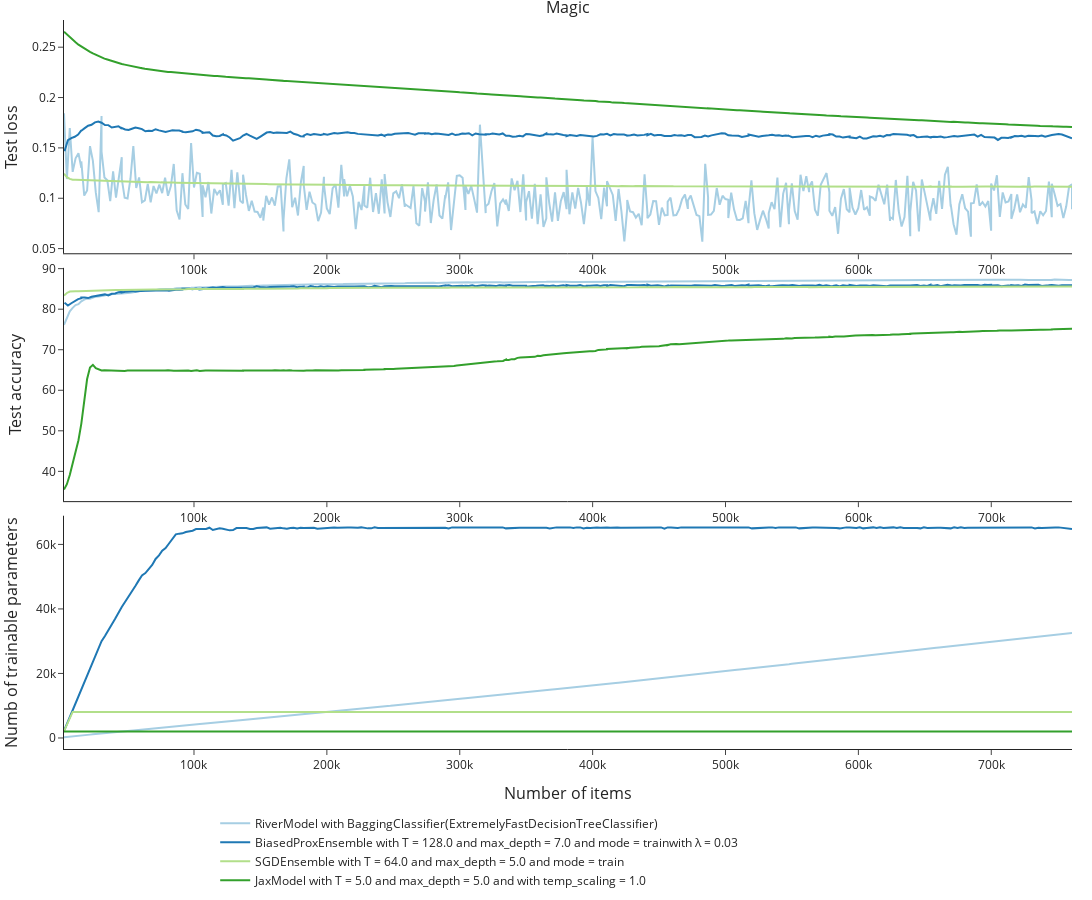

The cell this chart's notebook holds for it:
### Code cell
import numpy as np
pd.set_option('expand_frame_repr', True)
pd.set_option('max_colwidth', 110)
#tabledf = df[["nice_name", "scores.mean_test_accuracy", "scores.mean_n_estimators", "scores.mean_n_nodes", "scores.mean_fit_time"]]
dff = df.sort_values(by=['scores.mean_test_accuracy'], ascending = False)

#dff["nice_name"].head(n=10)
methods = [
    "RiverModel with BaggingClassifier(ExtremelyFastDecisionTreeClassifier)",
    "BiasedProxEnsemble with T = 128.0 and max_depth = 7.0 and mode = trainwith λ = 0.03",
    "SGDEnsemble with T = 64.0 and max_depth = 5.0 and mode = train",
    "JaxModel with T = 5.0 and max_depth = 5.0 and with temp_scaling = 1.0"
]

traindfs = []
for m in methods:
    #print("M: ", m)
    experiment_path = dff.loc[ df["nice_name"] == m ]["out_path"].values[0]
    traindf = None
    
    # TODO not hardcode 5 here
    accuracies = []
    losses = []
    num_nodes = []
    total_item_cnt = None
    for i in range(5):
        path = os.path.join(experiment_path, str(i), "training.jsonl")
        tdf = read_jsonl(path)
        losses.append(tdf["test_loss"].values)
        accuracies.append(tdf["test_accuracy"].values)
        num_nodes.append(tdf["test_num_parameters"].values)
        if total_item_cnt is None:
            total_item_cnt = tdf["total_item_cnt"]
    

    # TODO add std 
    d = {
        "total_item_cnt":total_item_cnt,
        "test_loss":np.mean(losses, axis=0),
        "test_accuracy":np.mean(accuracies, axis=0),
        "test_num_parameters":np.mean(num_nodes, axis=0),
    }
    traindf = pd.DataFrame(d)
    
    traindfs.append(traindf)

import plotly.graph_objects as go
from plotly.subplots import make_subplots

# https://colorbrewer2.org/#type=qualitative&scheme=Paired&n=9
paired = ['#a6cee3','#1f78b4','#b2df8a','#33a02c','#fb9a99','#e31a1c','#fdbf6f','#ff7f00','#cab2d6','#6a3d9a','#ffff99','#b15928'] 
colors = {}
for m,c in zip(methods, paired):
    colors[m] = c

fig = make_subplots(rows=3, cols=1, subplot_titles=["Magic"], horizontal_spacing = 0.03, vertical_spacing = 0.02)

for tdf, m in zip(traindfs, methods):
    fig = fig.add_trace(go.Scatter(x=tdf["total_item_cnt"], y = tdf["test_loss"], mode="lines", name = m, marker=dict(color = colors[m])), row = 1, col = 1)
    fig = fig.add_trace(go.Scatter(x=tdf["total_item_cnt"], y = tdf["test_accuracy"], mode="lines", name = m, showlegend = False, marker=dict(color = colors[m])), row = 2, col = 1)
    fig = fig.add_trace(go.Scatter(x=tdf["total_item_cnt"], y = tdf["test_num_parameters"], mode="lines", name = m, showlegend = False, marker=dict(color = colors[m])), row = 3, col = 1)

fig.update_xaxes(title_text="Number of items", row=3, col=1, title_font = {"size": 16})
fig.update_yaxes(title_text="Test loss", row=1, col=1, title_font = {"size": 16})
fig.update_yaxes(title_text="Test accuracy", row=2, col=1, title_font = {"size": 16})
fig.update_yaxes(title_text="Numb of trainable parameters", row=3, col=1, title_font = {"size": 16})

fig.update_layout(
    template="simple_white",
    legend=dict(orientation="h",yanchor="bottom",y=-0.2,xanchor="left",x=0.15),
    margin={'l': 5, 'r': 20, 't': 20, 'b': 5},
    height=900, width=1100
)
fig.show()

### Figure 1 — Plotly figure (JSON) as saved in the notebook; plotly's stock layout.template omitted (floating-point values rounded to 4 significant figures; data arrays with more than 128 entries replaced by an {"elided": "..."} marker saying what was removed)
{"data": [{"marker": {"color": "#a6cee3"}, "mode": "lines", "name": "RiverModel with BaggingClassifier(ExtremelyFastDecisionTreeClassifier)", "type": "scatter", "x": {"elided": "400 int values"}, "xaxis": "x", "y": {"elided": "400 float values"}, "yaxis": "y"}, {"marker": {"color": "#a6cee3"}, "mode": "lines", "name": "RiverModel with BaggingClassifier(ExtremelyFastDecisionTreeClassifier)", "showlegend": false, "type": "scatter", "x": {"elided": "400 int values"}, "xaxis": "x2", "y": {"elided": "400 float values"}, "yaxis": "y2"}, {"marker": {"color": "#a6cee3"}, "mode": "lines", "name": "RiverModel with BaggingClassifier(ExtremelyFastDecisionTreeClassifier)", "showlegend": false, "type": "scatter", "x": {"elided": "400 int values"}, "xaxis": "x3", "y": {"elided": "400 float values"}, "yaxis": "y3"}, {"marker": {"color": "#1f78b4"}, "mode": "lines", "name": "BiasedProxEnsemble with T = 128.0 and max_depth = 7.0 and mode = trainwith λ = 0.03", "type": "scatter", "x": {"elided": "350 int values"}, "xaxis": "x", "y": {"elided": "350 float values"}, "yaxis": "y"}, {"marker": {"color": "#1f78b4"}, "mode": "lines", "name": "BiasedProxEnsemble with T = 128.0 and max_depth = 7.0 and mode = trainwith λ = 0.03", "showlegend": false, "type": "scatter", "x": {"elided": "350 int values"}, "xaxis": "x2", "y": {"elided": "350 float values"}, "yaxis": "y2"}, {"marker": {"color": "#1f78b4"}, "mode": "lines", "name": "BiasedProxEnsemble with T = 128.0 and max_depth = 7.0 and mode = trainwith λ = 0.03", "showlegend": false, "type": "scatter", "x": {"elided": "350 int values"}, "xaxis": "x3", "y": {"elided": "350 int values"}, "yaxis": "y3"}, {"marker": {"color": "#b2df8a"}, "mode": "lines", "name": "SGDEnsemble with T = 64.0 and max_depth = 5.0 and mode = train", "type": "scatter", "x": {"elided": "400 int values"}, "xaxis": "x", "y": {"elided": "400 float values"}, "yaxis": "y"}, {"marker": {"color": "#b2df8a"}, "mode": "lines", "name": "SGDEnsemble with T = 64.0 and max_depth = 5.0 and mode = train", "showlegend": false, "type": "scatter", "x": {"elided": "400 int values"}, "xaxis": "x2", "y": {"elided": "400 float values"}, "yaxis": "y2"}, {"marker": {"color": "#b2df8a"}, "mode": "lines", "name": "SGDEnsemble with T = 64.0 and max_depth = 5.0 and mode = train", "showlegend": false, "type": "scatter", "x": {"elided": "400 int values"}, "xaxis": "x3", "y": {"elided": "400 int values"}, "yaxis": "y3"}, {"marker": {"color": "#33a02c"}, "mode": "lines", "name": "JaxModel with T = 5.0 and max_depth = 5.0 and with temp_scaling = 1.0", "type": "scatter", "x": {"elided": "400 int values"}, "xaxis": "x", "y": {"elided": "400 float values"}, "yaxis": "y"}, {"marker": {"color": "#33a02c"}, "mode": "lines", "name": "JaxModel with T = 5.0 and max_depth = 5.0 and with temp_scaling = 1.0", "showlegend": false, "type": "scatter", "x": {"elided": "400 int values"}, "xaxis": "x2", "y": {"elided": "400 float values"}, "yaxis": "y2"}, {"marker": {"color": "#33a02c"}, "mode": "lines", "name": "JaxModel with T = 5.0 and max_depth = 5.0 and with temp_scaling = 1.0", "showlegend": false, "type": "scatter", "x": {"elided": "400 int values"}, "xaxis": "x3", "y": {"elided": "400 int values"}, "yaxis": "y3"}], "layout": {"annotations": [{"font": {"size": 16}, "showarrow": false, "text": "Magic", "x": 0.5, "xanchor": "center", "xref": "paper", "y": 1, "yanchor": "bottom", "yref": "paper"}], "height": 900, "legend": {"orientation": "h", "x": 0.15, "xanchor": "left", "y": -0.2, "yanchor": "bottom"}, "margin": {"b": 5, "l": 5, "r": 20, "t": 20}, "width": 1100, "xaxis": {"anchor": "y", "domain": [0, 1]}, "xaxis2": {"anchor": "y2", "domain": [0, 1]}, "xaxis3": {"anchor": "y3", "domain": [0, 1], "title": {"font": {"size": 16}, "text": "Number of items"}}, "yaxis": {"anchor": "x", "domain": [0.68, 1], "title": {"font": {"size": 16}, "text": "Test loss"}}, "yaxis2": {"anchor": "x2", "domain": [0.34, 0.66], "title": {"font": {"size": 16}, "text": "Test accuracy"}}, "yaxis3": {"anchor": "x3", "domain": [0, 0.32], "title": {"font": {"size": 16}, "text": "Numb of trainable parameters"}}}}
